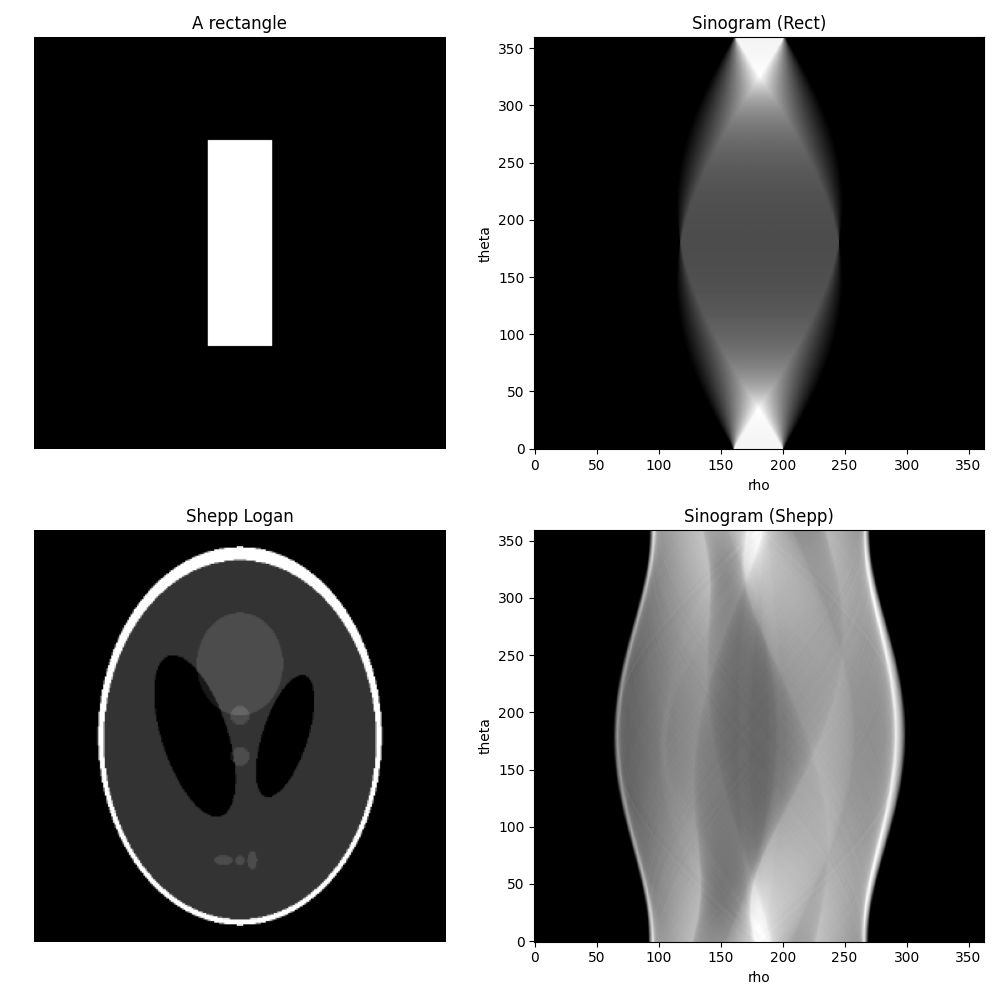

The Python source for this figure:

import sys
import os
import numpy as np
import matplotlib.pyplot as plt
from skimage.data import shepp_logan_phantom
from skimage.transform import radon, resize

# Parameters
NR = 256
# Theta = 0 : 0.5 : 179.5;
Theta = np.arange(0, 180, 0.5)

# Data
Rectangle = np.zeros((NR, NR))
r_start = int(NR/4)
r_end = int(3*NR/4)
c_center = int(NR/2)
c_start = c_center - 20
c_end = c_center + 20

Rectangle[r_start:r_end, c_start:c_end] = 1

# SheppLogan
base_phantom = shepp_logan_phantom()

# Resize to NR x NR
SheppLogan = resize(base_phantom, (NR, NR), anti_aliasing=True, preserve_range=True)

rt_rectangle = radon(Rectangle, theta=Theta, circle=False)
rt_shepp = radon(SheppLogan, theta=Theta, circle=False)

# Display
fig, axes = plt.subplots(2, 2, figsize=(10, 10))

# 1. Rectangle
axes[0, 0].imshow(Rectangle, cmap='gray')
axes[0, 0].set_title('A rectangle')
axes[0, 0].axis('off')

# 2. Sinogram Rectangle
# MATLAB: axis xy.
# Theta on x-axis? No.
# ylabel('theta'). xlabel('rho').
# MATLAB radon returns [rho x theta].
# MATLAB plotting: 'XData' [xp(1) xp(end)] -> rho range. 'YData' [Theta(end) Theta(1)].
# So Y is Theta?
# If MATLAB imshow shows it with YData as Theta, then Y axis is Theta.
# skimage radon returns (projection_size, len(theta)). Rows are rho, cols are theta.
# So x-axis is Theta (cols), y-axis is rho (rows).
# MATLAB code: RadonTransform.Rectangle = flipud (RadonTransform.Rectangle');
# MATLAB Transpose: (rho x theta)' -> (theta x rho).
# Flipud: flips theta direction?
# So in MATLAB result image, Rows are Theta, Cols are Rho.
# Python radon: Rows are Rho, Cols are Theta.
# To match MATLAB display (Y=Theta, X=Rho):
# We need (Theta, Rho) array -> Python (Rows=Theta, Cols=Rho).
# So we should transpose `radon` output.

sinogram_rect = rt_rectangle.T # (theta, rho)
# flipud? Theta 0 to 180.
# MATLAB YData: [Theta(end), Theta(1)]. 179.5 down to 0? Or 0 down to 179.5?
# Usually sinograms are shown with 0 at top or bottom.
# Let's just transpose to get Theta on Y-axis.

axes[0, 1].imshow(sinogram_rect, cmap='gray', aspect='auto', origin='lower')
axes[0, 1].set_title('Sinogram (Rect)')
axes[0, 1].set_xlabel('rho')
axes[0, 1].set_ylabel('theta')

# 3. Shepp Logan
axes[1, 0].imshow(SheppLogan, cmap='gray')
axes[1, 0].set_title('Shepp Logan')
axes[1, 0].axis('off')

# 4. Sinogram Shepp
sinogram_shepp = rt_shepp.T
axes[1, 1].imshow(sinogram_shepp, cmap='gray', aspect='auto', origin='lower')
axes[1, 1].set_title('Sinogram (Shepp)')
axes[1, 1].set_xlabel('rho')
axes[1, 1].set_ylabel('theta')

plt.tight_layout()
plt.savefig('Figure539.png')
print("Saved Figure539.png")
plt.show()
